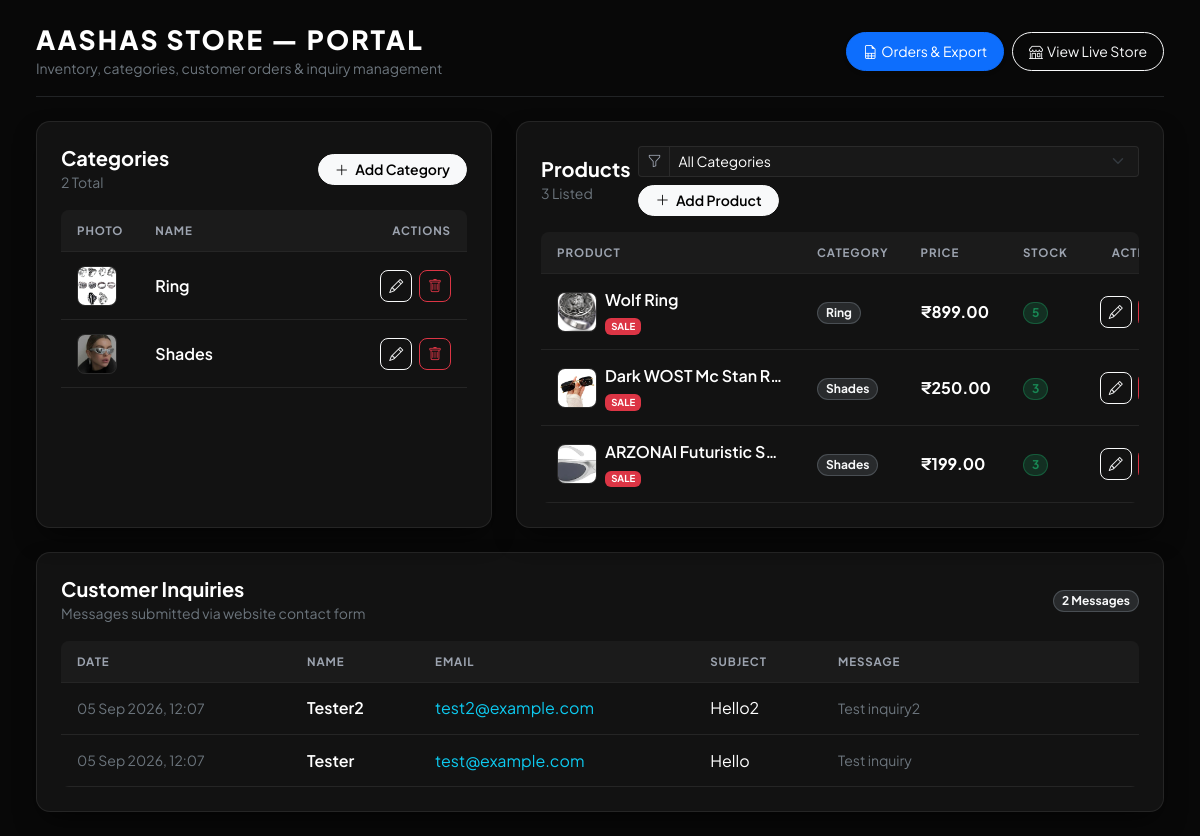
The page /adminpp/ (signed in) on the database as committed earlier.
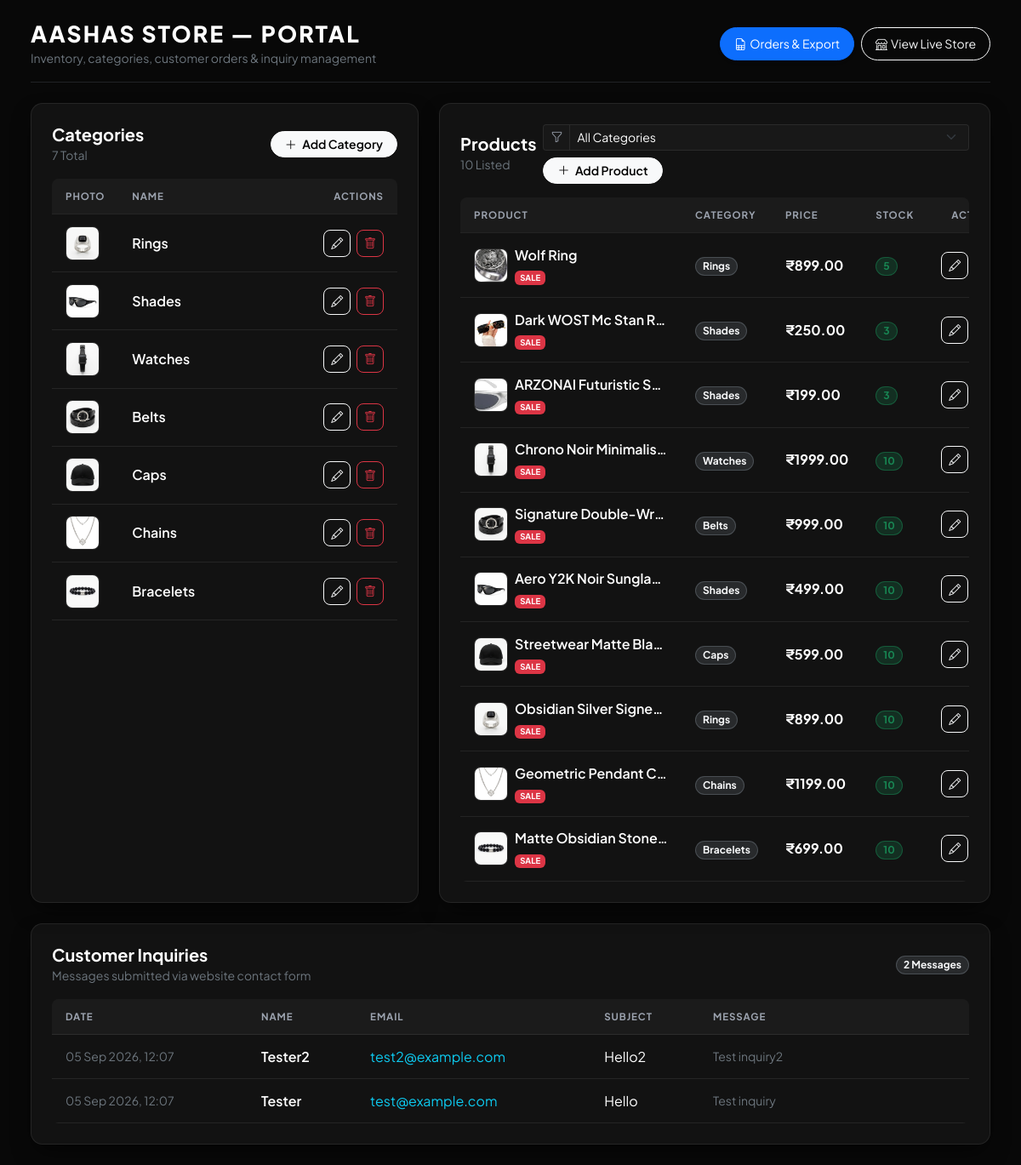
The same page on the database as committed later.
### store/models.py (models this page shows, shortened)
class Category(models.Model):
    name = models.CharField(max_length=100, unique=True)
    slug = models.SlugField(max_length=120, unique=True, blank=True)
    image = models.ImageField(upload_to='categories/', blank=True, null=True)
    image_url = models.URLField(max_length=1000, blank=True, null=True, help_text="Direct link to category image (optional)")
    description = models.TextField(blank=True, null=True)
    class Meta:
        verbose_name_plural = 'Categories'
    @property
    def display_image(self):
        if self.image_url:
            return self.image_url
        if self.image:
            try:
                return self.image.url
            except Exception:
                pass
        return ''

class Product(models.Model):
    category = models.ForeignKey(Category, related_name='products', on_delete=models.CASCADE)
    name = models.CharField(max_length=200)
    image = models.ImageField(upload_to='products/', blank=True, null=True)
    image_url = models.URLField(max_length=1000, blank=True, null=True, help_text="Direct link to product image (optional)")
    price = models.DecimalField(max_digits=10, decimal_places=2)
    discount_price = models.DecimalField(max_digits=10, decimal_places=2, blank=True, null=True)
    description = models.TextField(blank=True, null=True)
    stock = models.PositiveIntegerField(default=1)
    created_at = models.DateTimeField(auto_now_add=True)
    @property
    def current_price(self):
        return self.discount_price if self.discount_price else self.price
    @property
    def display_image(self):
        if self.image_url:
            return self.image_url
        if self.image:
            try:
                return self.image.url
            except Exception:
                pass
        return ''

class ContactMessage(models.Model):
    name = models.CharField(max_length=150)
    email = models.EmailField()
    subject = models.CharField(max_length=200)
    message = models.TextField()
    created_at = models.DateTimeField(auto_now_add=True)

### store/views.py (the view)
    def wrapper(request, *args, **kwargs):
        if not request.user.is_authenticated or not request.user.is_staff:
            return redirect('/login/?next=' + request.path)
        return view_func(request, *args, **kwargs)

### store/views.py (called while the page is built)
def cart_context_processor(request):
    cart = request.session.get('cart', {})
    total_qty = sum(cart.values()) if cart else 0
    return {
        'cart_item_count': total_qty,
        'all_categories': Category.objects.all(),
    }

def staff_required(view_func):
    def wrapper(request, *args, **kwargs):
        if not request.user.is_authenticated or not request.user.is_staff:
            return redirect('/login/?next=' + request.path)
        return view_func(request, *args, **kwargs)
    return wrapper

@staff_required
def adminpp_dashboard(request):
    return render(request, 'adminpp_dashboard.html', {
        'categories': Category.objects.all(),
        'products': Product.objects.all(),
        'inquiries': ContactMessage.objects.all().order_by('-created_at')
    })

### store/templates/adminpp_dashboard.html (shortened to what this page needs)
<!DOCTYPE html>
<html lang="en">
<head>
    <link href="https://cdn.jsdelivr.net/npm/bootstrap@5.3.0/dist/css/bootstrap.min.css" rel="stylesheet">
    <link rel="stylesheet" href="https://cdn.jsdelivr.net/npm/bootstrap-icons@1.11.1/font/bootstrap-icons.css">
</head>
<body class="p-2 p-sm-3 p-md-4 page-container">
<div class="container-fluid" style="max-width: 1400px;">
    <div class="d-flex flex-column flex-sm-row justify-content-between align-items-start align-items-sm-center gap-3 mb-4 pb-3 border-bottom border-secondary border-opacity-25">
        <div>
            <h1 class="portal-header m-0 text-uppercase">AASHAS STORE — PORTAL</h1>
            <span class="text-secondary small">Inventory, categories, customer orders & inquiry management</span>
        </div>
        <div class="d-flex flex-wrap gap-2">
            <a href="{% url 'adminpp_orders' %}" class="btn btn-primary btn-sm px-3 py-2 rounded-pill d-inline-flex align-items-center justify-content-center shadow-sm text-nowrap">
                <i class="bi bi-file-earmark-spreadsheet me-1"></i> Orders & Export
            </a>
            <a href="{% url 'home' %}" class="btn btn-outline-light btn-sm px-3 py-2 rounded-pill d-inline-flex align-items-center justify-content-center text-nowrap">
                <i class="bi bi-shop me-1"></i> View Live Store
            </a>
        </div>
    </div>
    <div class="row g-3 g-md-4">
        <div class="col-12 col-lg-5">
            <div class="card-dark p-3 p-md-4 h-100 d-flex flex-column">
                <div class="d-flex justify-content-between align-items-center gap-2 mb-3">
                    <div>
                        <h2 class="h5 m-0 fw-bold text-white">Categories</h2>
                        <small class="text-secondary">{{ categories|length }} Total</small>
                    </div>
                    <a href="{% url 'category_add' %}" class="btn btn-sm btn-light rounded-pill px-3 py-1 fw-semibold text-nowrap">
                        <i class="bi bi-plus-lg me-1"></i> Add Category
                    </a>
                </div>
                <div class="table-responsive flex-grow-1">
                    <table class="table table-dark-custom align-middle">
                        <thead>
                            <tr>
                                <th class="text-nowrap" style="width: 56px;">Photo</th>
                                <th>Name</th>
                                <th class="text-end text-nowrap" style="width: 90px;">Actions</th>
                            </tr>
                        </thead>
                        <tbody>
                            {% for cat in categories %}
                            <tr>
                                <td class="text-nowrap">
                                    {% if cat.display_image %}
                                        <img src="{{ cat.display_image }}" class="img-thumb" alt="{{ cat.name }}">
                                    {% else %}
                                        <div class="img-thumb d-inline-flex align-items-center justify-content-center text-secondary">
                                            <i class="bi bi-image"></i>
                                        </div>
                                    {% endif %}
                                </td>
                                <td class="fw-semibold text-white">{{ cat.name }}</td>
                                <td class="text-end text-nowrap">
                                    <a href="{% url 'category_edit' cat.pk %}" class="btn btn-outline-light btn-sm btn-action me-1" title="Edit Category">
                                        <i class="bi bi-pencil"></i>
                                    </a>
                                    <a href="{% url 'category_delete' cat.pk %}" onclick="return confirm('Delete category: {{ cat.name }}?')" class="btn btn-outline-danger btn-sm btn-action" title="Delete Category">
                                        <i class="bi bi-trash"></i>
                                    </a>
                                </td>
                            </tr>
                            {% endfor %}
                        </tbody>
                    </table>
                </div>
            </div>
        </div>
        <div class="col-12 col-lg-7">
            <div class="card-dark p-3 p-md-4 h-100 d-flex flex-column">
                <div class="d-flex flex-column flex-sm-row justify-content-between align-items-start align-items-sm-center gap-2 mb-3">
                    <div>
                        <h2 class="h5 m-0 fw-bold text-white">Products</h2>
                        <small class="text-secondary">{{ products|length }} Listed</small>
                    </div>
                    <div class="d-flex flex-wrap align-items-center gap-2 w-100 w-sm-auto">
                        <div class="input-group input-group-sm flex-grow-1 flex-sm-grow-0" style="min-width: 140px;">
                            <span class="input-group-text"><i class="bi bi-funnel"></i></span>
                            <select id="productCategoryFilter" class="form-select form-select-sm">
                                <option value="all">All Categories</option>
                            </select>
                        </div>
                        <a href="{% url 'product_add' %}" class="btn btn-sm btn-light rounded-pill px-3 py-1 fw-semibold text-nowrap">
                            <i class="bi bi-plus-lg me-1"></i> Add Product
                        </a>
                    </div>
                </div>
                <div class="table-responsive flex-grow-1">
                    <table class="table table-dark-custom align-middle">
                        <thead>
                            <tr>
                                <th>Product</th>
                                <th class="text-nowrap">Category</th>
                                <th class="text-nowrap">Price</th>
                                <th class="text-nowrap">Stock</th>
                                <th class="text-end text-nowrap" style="width: 90px;">Actions</th>
                            </tr>
                        </thead>
                        <tbody id="productTableBody">
                            {% for p in products %}
                            <tr class="product-row" data-category="{{ p.category.name }}">
                                <td>
                                    <div class="d-flex align-items-center gap-2" style="min-width: 140px;">
                                        {% if p.display_image %}
                                            <img src="{{ p.display_image }}" class="img-thumb flex-shrink-0" alt="{{ p.name }}">
                                        {% else %}
                                            <div class="img-thumb flex-shrink-0 d-inline-flex align-items-center justify-content-center text-secondary">
                                                <i class="bi bi-image"></i>
                                            </div>
                                        {% endif %}
                                        <div class="min-w-0">
                                            <div class="fw-semibold text-white text-truncate" style="max-width: 180px;" title="{{ p.name }}">{{ p.name }}</div>
                                            {% if p.discount_price %}
                                                <small class="badge bg-danger" style="font-size: 0.6rem;">SALE</small>
                                            {% endif %}
                                        </div>
                                    </div>
                                </td>
                                <td class="text-nowrap">
                                    <span class="badge bg-secondary bg-opacity-25 text-light border border-secondary border-opacity-50 rounded-pill px-2 py-1 small">
                                        {{ p.category.name }}
                                    </span>
                                </td>
                                <td class="text-nowrap fw-bold text-white">₹{{ p.current_price }}</td>
                                <td class="text-nowrap">
                                    <span class="badge {% if p.stock > 0 %}bg-success bg-opacity-25 text-success border border-success border-opacity-50{% else %}bg-danger bg-opacity-25 text-danger border border-danger border-opacity-50{% endif %} rounded-pill px-2 py-1">
                                        {{ p.stock }}
                                    </span>
                                </td>
                                <td class="text-end text-nowrap">
                                    <a href="{% url 'product_edit' p.pk %}" class="btn btn-outline-light btn-sm btn-action me-1" title="Edit Product">
                                        <i class="bi bi-pencil"></i>
                                    </a>
                                </td>
                            </tr>
                            {% endfor %}
                        </tbody>
                    </table>
                </div>
            </div>
        </div>
    </div>
    <div class="card-dark p-3 p-md-4 mt-4">
        <div class="d-flex flex-wrap justify-content-between align-items-center gap-2 mb-3">
            <div>
                <h2 class="h5 m-0 fw-bold text-white">Customer Inquiries</h2>
                <small class="text-secondary">Messages submitted via website contact form</small>
            </div>
            <span class="badge bg-secondary bg-opacity-25 text-light border border-secondary border-opacity-50 rounded-pill px-2 py-1">{{ inquiries|length }} Messages</span>
        </div>
        <div class="table-responsive">
            <table class="table table-dark-custom align-middle">
                <thead>
                    <tr>
                        <th class="text-nowrap">Date</th>
                        <th class="text-nowrap">Name</th>
                        <th class="text-nowrap">Email</th>
                        <th class="text-nowrap">Subject</th>
                        <th>Message</th>
                    </tr>
                </thead>
                <tbody>
                    {% for m in inquiries %}
                    <tr>
                        <td class="text-secondary small text-nowrap">{{ m.created_at|date:"d M Y, H:i" }}</td>
                        <td class="fw-semibold text-white text-nowrap">{{ m.name }}</td>
                        <td class="text-nowrap"><a href="mailto:{{ m.email }}" class="text-info text-decoration-none">{{ m.email }}</a></td>
                        <td class="text-white text-nowrap">{{ m.subject }}</td>
                        <td class="small text-secondary" style="min-width: 220px; max-width: 420px; word-break: break-word;">{{ m.message }}</td>
                    </tr>
                    {% endfor %}
                </tbody>
            </table>
        </div>
    </div>
</div>
</body>
</html>

### store/templates/adminpp_dashboard.html (style rules this page uses)
:root { --bg-dark: #080808; --bg-surface: #121212; --bg-surface-elevated: #181818; --border-subtle: rgba(255, 255, 255, 0.08); --border-highlight: rgba(255, 255, 255, 0.2); }
body { background-color: var(--bg-dark); color: #ffffff; font-family: 'Plus Jakarta Sans', -apple-system, BlinkMacSystemFont, "Segoe UI", Roboto, sans-serif; -webkit-font-smoothing: antialiased; overflow-x: hidden; }
.portal-header { font-size: clamp(1.2rem, 3.5vw, 1.65rem); font-weight: 800; letter-spacing: 0.08em; color: #ffffff; }
.card-dark { background: var(--bg-surface); border: 1px solid var(--border-subtle); border-radius: 14px; box-shadow: 0 12px 28px -8px rgba(0, 0, 0, 0.7); }
.table-responsive { -webkit-overflow-scrolling: touch; overflow-x: auto; border-radius: 8px; }
.table-dark-custom { --bs-table-bg: transparent; --bs-table-color: #f3f4f6; margin-bottom: 0; white-space: normal; }
.table-dark-custom thead { background: rgba(255, 255, 255, 0.04); border-bottom: 1px solid var(--border-subtle); }
.table-dark-custom thead th { color: #9ca3af; font-size: 0.72rem; font-weight: 700; letter-spacing: 0.08em; text-transform: uppercase; padding: 0.75rem 1rem; border-bottom: none; white-space: nowrap; }
.table-dark-custom tbody tr { border-bottom: 1px solid var(--border-subtle); transition: background 0.15s ease; }
.table-dark-custom tbody td { padding: 0.85rem 1rem; vertical-align: middle; }
.form-control, .form-select { background-color: var(--bg-surface-elevated) !important; border-color: var(--border-subtle) !important; color: #ffffff !important; border-radius: 8px; }
.input-group-text { background-color: var(--bg-surface-elevated); border-color: var(--border-subtle); color: #9ca3af; }
.img-thumb { width: 40px; height: 40px; object-fit: cover; border-radius: 8px; border: 1px solid var(--border-subtle); background: #181818; }
.btn-action { width: 32px; height: 32px; padding: 0; display: inline-flex; align-items: center; justify-content: center; border-radius: 8px; transition: all 0.2s ease; }

Rows that differ between the two databases and show on the page:
changed Category: display_image: a different picture; name "Ring" → "Rings"
changed Category "Shades": display_image: a different picture
added Category: display_image (picture), name "Watches"
added Category: display_image (picture), name "Belts"
added Category: display_image (picture), name "Caps"
added Category: display_image (picture), name "Chains"
added Category: display_image (picture), name "Bracelets"
changed through a linked row, Product "Wolf Ring": category.name "Ring" → "Rings"
added Product: display_image (picture), name "Chrono Noir Minimalis…", shows "SALE", category.name "Watches", current_price "1999.00", stock "10"
added Product: display_image (picture), name "Signature Double-Wr…", shows "SALE", category.name "Belts", current_price "999.00", stock "10"
added Product: display_image (picture), name "Aero Y2K Noir Sungla…", shows "SALE", category.name "Shades", current_price "499.00", stock "10"
added Product: display_image (picture), name "Streetwear Matte Bla…", shows "SALE", category.name "Caps", current_price "599.00", stock "10"
added Product: display_image (picture), name "Obsidian Silver Signe…", shows "SALE", category.name "Rings", current_price "899.00", stock "10"
added Product: display_image (picture), name "Geometric Pendant C…", shows "SALE", category.name "Chains", current_price "1199.00", stock "10"
added Product: display_image (picture), name "Matte Obsidian Stone…", shows "SALE", category.name "Bracelets", current_price "699.00", stock "10"
Other text that changed with them:
{{ categories|length }}: "2" → "7"
{{ products|length }}: "3" → "10"
